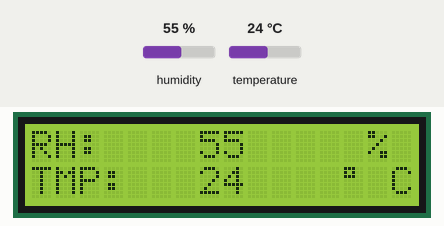
Simulated run of this sketch. Board: Arduino Uno, built with avr-gcc and run on an emulated ATmega328P. Shown: 16×2 character LCD. The test bench sets the inputs (shaded band); at power-on: humidity 55 %, temperature 24 °C. What the sketch prints to the serial monitor is not drawn.

Above: at 3.2 s.
3.3 s: humidity set to 22 %
At 4.6 s:
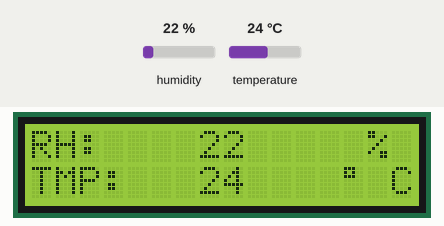
6.0 s: temperature set to 12 °C
At 7.4 s:
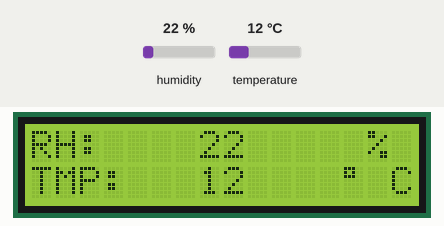
8.7 s: humidity set to 40 %
At 10.6 s:
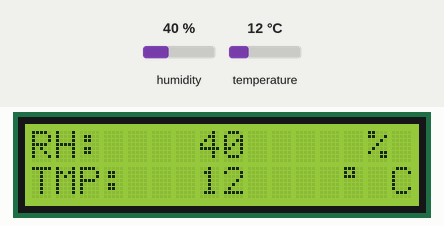
11.7 s: temperature set to 19 °C
At 13.5 s:
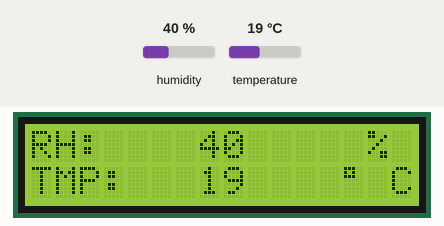
Timing chart, 0 to 15.0 s (numbered marks = the images above; inputs shaded):
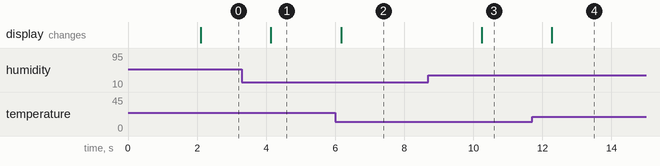

Measured:
- after the input at 3.3 s, the display: changes after 0.84 s (image 1)
- after the input at 6.0 s, the display: changes after 0.17 s (image 2)
- after the input at 8.7 s, the display: changes after 1.5 s (image 3)
- after the input at 11.7 s, the display: changes after 0.58 s (image 4)

The sketch:

for_UNOR3.ino
```cpp
#include "DHT.h"
#include <LiquidCrystal.h>
#include <SoftwareSerial.h>
#define DHTPIN 13
#define DHTTYPE DHT11

int t ;
int h ;
  DHT dht(DHTPIN, DHTTYPE);

// LCDモニターを使用しているpinを指定する
  const int rs = 8, en = 9, d4 = 4, d5 = 5, d6 = 6, d7 = 7;
  LiquidCrystal lcd(rs, en, d4, d5, d6, d7);

void setup()
{
  Serial.begin(115200);
  lcd.clear();

  Serial.println("XBee is ready!");

  // LCDのサイズを1列に16文字、2列に指定します
  lcd.begin(16, 2);

  lcd.setCursor(0, 0);
  lcd.print("DHT11 test!");

  lcd.setCursor(0, 1);
  lcd.print("Loading...");

  delay(2000);
  lcd.clear();

  //センサーに初期設定をする
  Serial.println("DHT11 test!");
  dht.begin();

}

void loop()
{
   h = dht.readHumidity();   //湿度を取る
   t = dht.readTemperature();  //温度を取る

  if (isnan(h) || isnan(t) ) {
  lcd.setCursor(0, 0);
  lcd.print("Failed to read ");
  lcd.setCursor(0, 1);
  lcd.println("from DHT sensor!");
  Serial.println("Failed to read from DHT sensor!");
  return;
  }

  //センサーの接続を確保する


  //コメント欄にプリントアウトする

  if( t>0 && h>9 ){

    Serial.print(t);
    Serial.print(h);
   Serial.print("\n\r");

    }else if( t<=0 && h >0 ){

  int t1 = t*(-1);
  Serial.print("100");
  Serial.print(t1);
  Serial.print(h);
  Serial.print("\n\r");

      }


    if(h <= 9 && h != 0 && t >0 ){

    Serial.print(t);
    Serial.print("0");
    Serial.print(h);
   Serial.print("\n\r");

        }else if(h == 0 && t <= 0){

   int t1 = t*(-1);
  Serial.print("100");
  Serial.print(t1);
    Serial.print("00");
   Serial.print("\n\r");

          }else if (h==0 && t > 0){

      Serial.print(t);
    Serial.print("00");
   Serial.print("\n\r");


            }


  //モニターにプリントアウトする
  //湿度測定
  lcd.clear();
  lcd.setCursor(0, 0);
  lcd.print("RH:");
  lcd.setCursor(7, 0);
  lcd.print(h);
  lcd.setCursor(14, 0);
  lcd.print("%");

  //温度測定
  lcd.setCursor(0, 1);
  lcd.print("TMP: ");
  lcd.setCursor(7, 1);
  lcd.print(t);
  lcd.setCursor(13, 1);
  lcd.print((char)223);
  lcd.setCursor(14, 1);
  lcd.println(" C ");

delay(1000);

} // loop()
```
